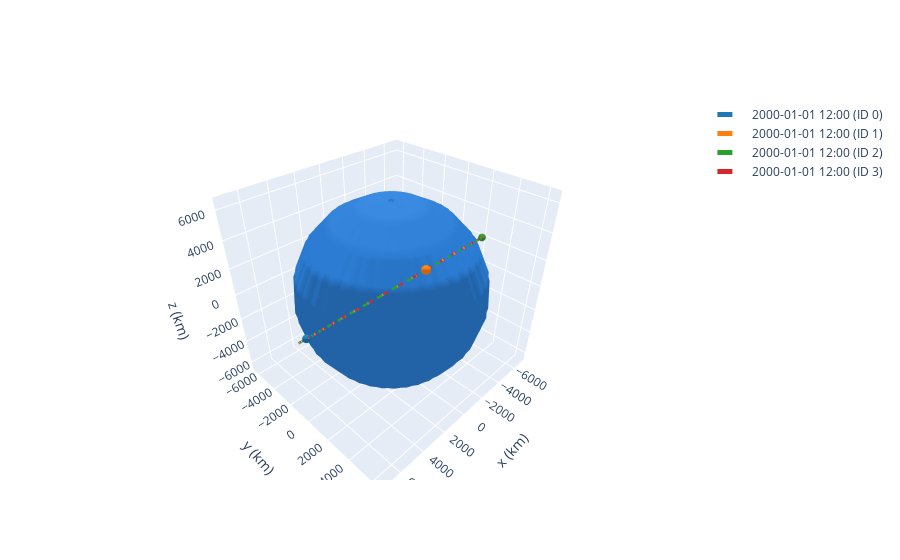

The code cell stored with this chart in its notebook:
### Markdown cell above
### Plot 3D Initial Satellites

### Code cell
op = walkerSim.initConstellation.plot_sats([0,1,2,3])
op.show()

### Figure 1 — Plotly figure (JSON) as saved in the notebook; plotly's stock layout.template omitted (floating-point values rounded to 4 significant figures; data arrays with more than 128 entries replaced by an {"elided": "..."} marker saying what was removed)
{"data": [{"cauto": false, "cmax": 1, "cmin": 1, "colorscale": [[0, "#2a7bd1"], [1, "#2a7bd1"]], "name": "Earth", "showscale": false, "type": "surface", "x": {"elided": "20x20 float values"}, "y": {"elided": "20x20 float values"}, "z": {"elided": "20x20 float values"}}, {"line": {"color": "rgb(31, 119, 180)", "dash": "dash", "width": 5}, "mode": "lines", "name": "2000-01-01 12:00 (ID 0)", "type": "scatter3d", "x": {"elided": "150 float values"}, "y": {"elided": "150 float values"}, "z": {"elided": "150 float values"}}, {"cauto": false, "cmax": 1, "cmin": 1, "colorscale": [[0, "rgb(31, 119, 180)"], [1, "rgb(31, 119, 180)"]], "name": "2000-01-01 12:00 (ID 0)", "showscale": false, "type": "surface", "x": {"elided": "20x20 float values"}, "y": {"elided": "20x20 float values"}, "z": {"elided": "20x20 float values"}}, {"cauto": false, "cmax": 1, "cmin": 1, "colorscale": [[0, "#2a7bd1"], [1, "#2a7bd1"]], "name": "Earth", "showscale": false, "type": "surface", "x": {"elided": "20x20 float values"}, "y": {"elided": "20x20 float values"}, "z": {"elided": "20x20 float values"}}, {"cauto": false, "cmax": 1, "cmin": 1, "colorscale": [[0, "#2a7bd1"], [1, "#2a7bd1"]], "name": "Earth", "showscale": false, "type": "surface", "x": {"elided": "20x20 float values"}, "y": {"elided": "20x20 float values"}, "z": {"elided": "20x20 float values"}}, {"line": {"color": "rgb(255, 127, 14)", "dash": "dash", "width": 5}, "mode": "lines", "name": "2000-01-01 12:00 (ID 1)", "type": "scatter3d", "x": {"elided": "150 float values"}, "y": {"elided": "150 float values"}, "z": {"elided": "150 float values"}}, {"cauto": false, "cmax": 1, "cmin": 1, "colorscale": [[0, "rgb(255, 127, 14)"], [1, "rgb(255, 127, 14)"]], "name": "2000-01-01 12:00 (ID 1)", "showscale": false, "type": "surface", "x": {"elided": "20x20 float values"}, "y": {"elided": "20x20 float values"}, "z": {"elided": "20x20 float values"}}, {"cauto": false, "cmax": 1, "cmin": 1, "colorscale": [[0, "#2a7bd1"], [1, "#2a7bd1"]], "name": "Earth", "showscale": false, "type": "surface", "x": {"elided": "20x20 float values"}, "y": {"elided": "20x20 float values"}, "z": {"elided": "20x20 float values"}}, {"cauto": false, "cmax": 1, "cmin": 1, "colorscale": [[0, "#2a7bd1"], [1, "#2a7bd1"]], "name": "Earth", "showscale": false, "type": "surface", "x": {"elided": "20x20 float values"}, "y": {"elided": "20x20 float values"}, "z": {"elided": "20x20 float values"}}, {"line": {"color": "rgb(44, 160, 44)", "dash": "dash", "width": 5}, "mode": "lines", "name": "2000-01-01 12:00 (ID 2)", "type": "scatter3d", "x": {"elided": "150 float values"}, "y": {"elided": "150 float values"}, "z": {"elided": "150 float values"}}, {"cauto": false, "cmax": 1, "cmin": 1, "colorscale": [[0, "rgb(44, 160, 44)"], [1, "rgb(44, 160, 44)"]], "name": "2000-01-01 12:00 (ID 2)", "showscale": false, "type": "surface", "x": {"elided": "20x20 float values"}, "y": {"elided": "20x20 float values"}, "z": {"elided": "20x20 float values"}}, {"cauto": false, "cmax": 1, "cmin": 1, "colorscale": [[0, "#2a7bd1"], [1, "#2a7bd1"]], "name": "Earth", "showscale": false, "type": "surface", "x": {"elided": "20x20 float values"}, "y": {"elided": "20x20 float values"}, "z": {"elided": "20x20 float values"}}, {"cauto": false, "cmax": 1, "cmin": 1, "colorscale": [[0, "#2a7bd1"], [1, "#2a7bd1"]], "name": "Earth", "showscale": false, "type": "surface", "x": {"elided": "20x20 float values"}, "y": {"elided": "20x20 float values"}, "z": {"elided": "20x20 float values"}}, {"line": {"color": "rgb(214, 39, 40)", "dash": "dash", "width": 5}, "mode": "lines", "name": "2000-01-01 12:00 (ID 3)", "type": "scatter3d", "x": {"elided": "150 float values"}, "y": {"elided": "150 float values"}, "z": {"elided": "150 float values"}}, {"cauto": false, "cmax": 1, "cmin": 1, "colorscale": [[0, "rgb(214, 39, 40)"], [1, "rgb(214, 39, 40)"]], "name": "2000-01-01 12:00 (ID 3)", "showscale": false, "type": "surface", "x": {"elided": "20x20 float values"}, "y": {"elided": "20x20 float values"}, "z": {"elided": "20x20 float values"}}, {"cauto": false, "cmax": 1, "cmin": 1, "colorscale": [[0, "#2a7bd1"], [1, "#2a7bd1"]], "name": "Earth", "showscale": false, "type": "surface", "x": {"elided": "20x20 float values"}, "y": {"elided": "20x20 float values"}, "z": {"elided": "20x20 float values"}}, {"cauto": false, "cmax": 1, "cmin": 1, "colorscale": [[0, "#2a7bd1"], [1, "#2a7bd1"]], "name": "Earth", "showscale": false, "type": "surface", "x": {"elided": "20x20 float values"}, "y": {"elided": "20x20 float values"}, "z": {"elided": "20x20 float values"}}], "layout": {"autosize": true, "scene": {"aspectmode": "data", "xaxis": {"title": {"text": "x (km)"}}, "yaxis": {"title": {"text": "y (km)"}}, "zaxis": {"title": {"text": "z (km)"}}}}}
